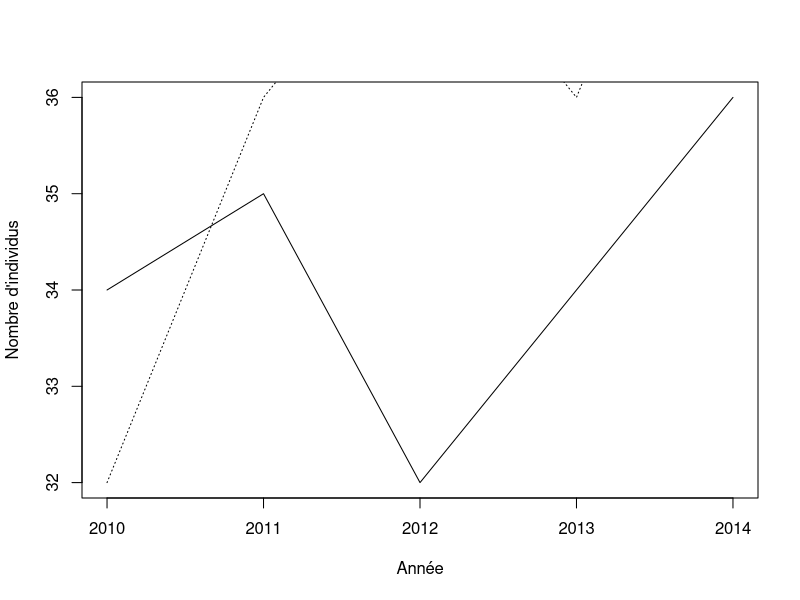

Generate this figure with R: (Note: this script raises an error after producing the figure.)
## ---- chunk 1
donnees <- matrix(nr = 5, nc = 2)
donnees[,1] <- c(34,35,32,34,36)
donnees[,2] <- c(32,36,38,36,40)
an <- c(2010:2014)
plot(an,donnees[,1],type = "l", xlab = "Année",ylab = "Nombre d'individus")
lines(an,donnees[,2], lty = 3)
## ---- chunk 2
lambda <- matrix(nr = 4, nc = 2)
lambda[1,1] <- (donnees[2,1] - donnees[1,1]) / donnees[1,1]
## ---- chunk 3
lambda[2,1] <- (donnees[3,1] - donnees[2,1]) / donnees[2,1]
## ---- chunk 4
depart = 1
fin = 5
for(etape in depart:fin) {
    print(etape)
}
## ---- chunk 5
for(etape in c("Bonjour", "programmeurs", "en R")) {
    print(etape)
}
## ---- chunk 6
for(etape in 1:5) {
    print(etape*2)
}
## ---- chunk 7
for(F in -50:100) {
    cat("Pour F = ",F," on obtient C = ",(F - 32) *5/9, '\n')
}
## ---- chunk 8
test = runif(5, 0,1)
for(etape in 1:5) {
    print(test[etape])
}
## ---- chunk 9
test = runif(500, 0,1)
for(etape in 1:5) {
    print(test[index * 5])
}
## ---- chunk 10
n = 1
for(etape in -2:5) {
    cat("etape = ",etape, " n = ",n, '\n')
    n <- n + 1
}
## ---- chunk 11
n = 1
for(etape in 1:10) n = n*etape
n
## ---- chunk 12
piece <- c("pile","face")
combinaison = "face-face"
while(combinaison != "pile-pile") {
    essai1 <- sample(piece, n = 1)
    essai2 <- sample(piece, n = 1)
    combinaison = paste(essai1, "-" , essai2, sep = "")
    print(combinaison)
}
## ---- chunk 13
lambda = 0.3
N = 220
K = 200000
step = 1
while(N < K/2) {
    N = N + lambda * N * (1 - N/K)
    step = step + 1
}
step
## ---- chunk 14
lambda = 0.3
K = 200000
n_steps = 115
N = numeric(n_steps+1)
N[1] = 220

for(i in 2:(n_steps+1)) {
    N[i] = N[i-1] + lambda * N[i-1] * (1 - N[i-1]/K)
}
plot(c(1900:2015),N,type = "l",xlab = "Année", ylab = "Population")
## ---- chunk 15
X <- runif(n = 10)
res <- numeric(10)
for(i in 1:10) {
    if(X[i] < 0.3) {
        res[i] <- "plus petit"
    }
    else {
        res[i] <- "plus grand"
    } 
}
cbind(X,res)
## ---- chunk 16
res2 <- numeric(10)
for(i in 1:10) {
    if(X[i] > 0.2 & X[i] < 0.6) {
        res2[i] <- "oui"
    }
    else {
        res2[i] <- "non"
    } 
}
cbind(X,res2)
## ---- chunk 17
res2 <- numeric(10)
res2[X > 0.2 & X < 0.6] <- "oui"
res2[X < 0.2 | X > 0.6] <- "non"
cbind(X,res2)
